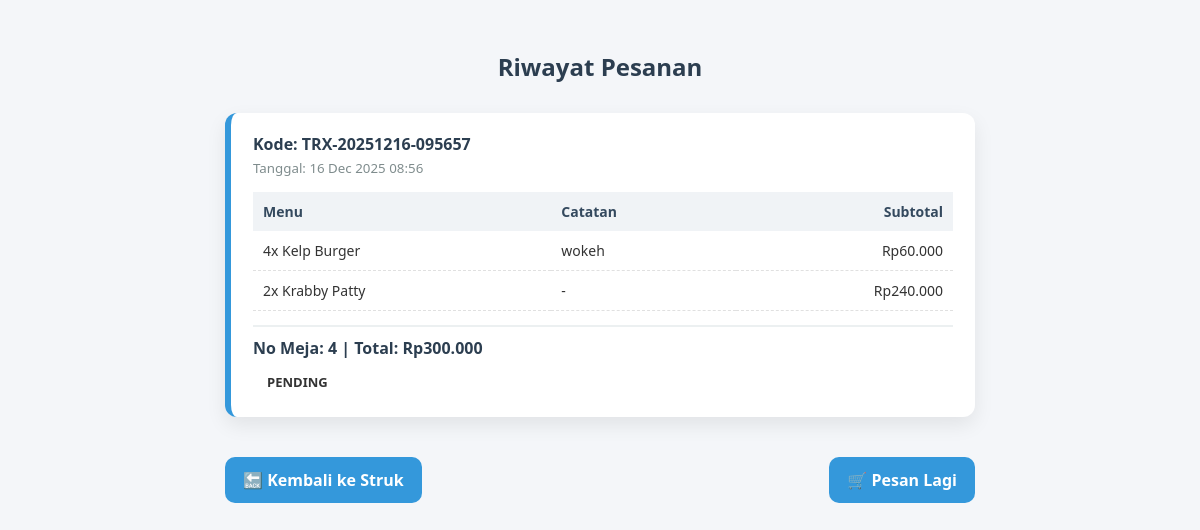
The page /history.php (signed in) on the database as committed earlier.
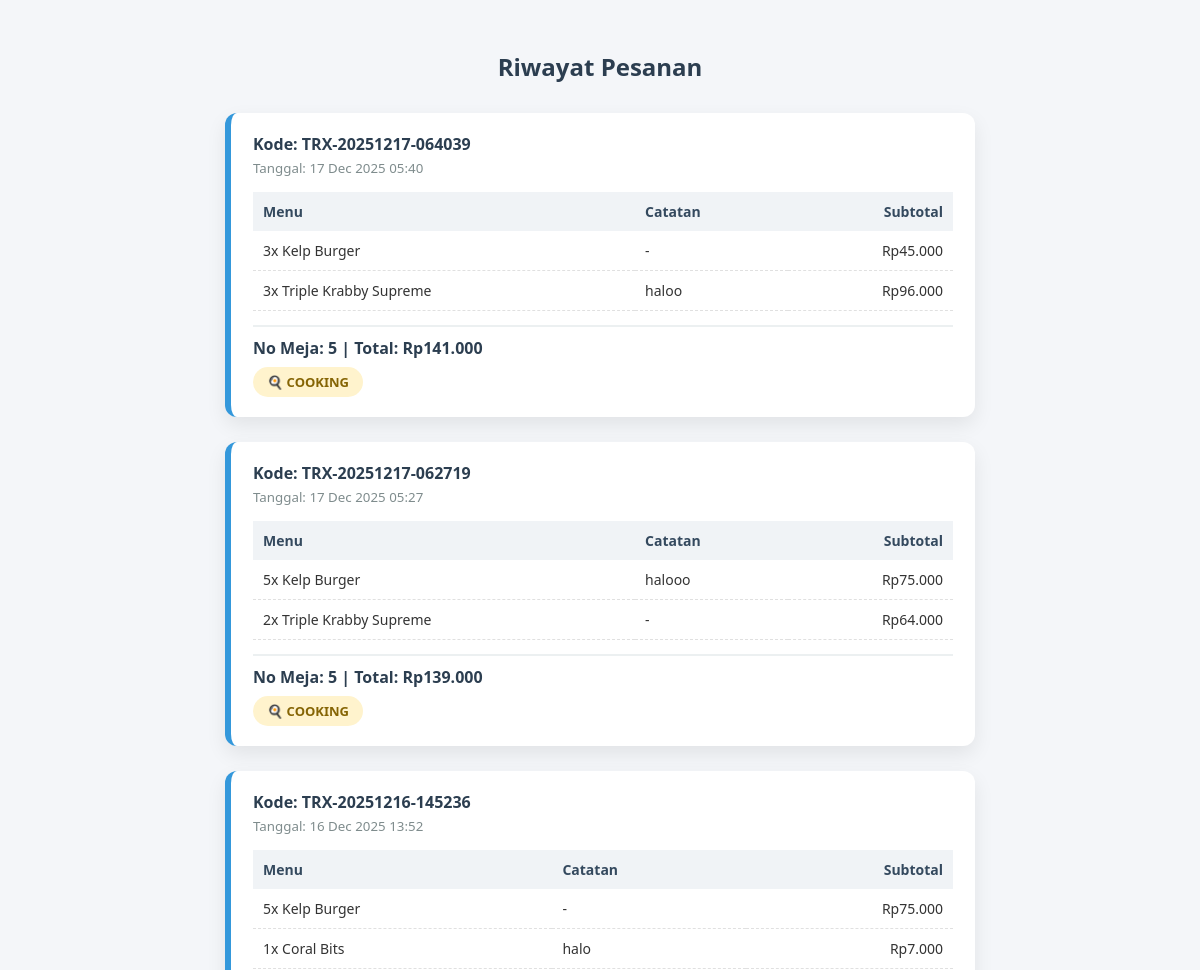
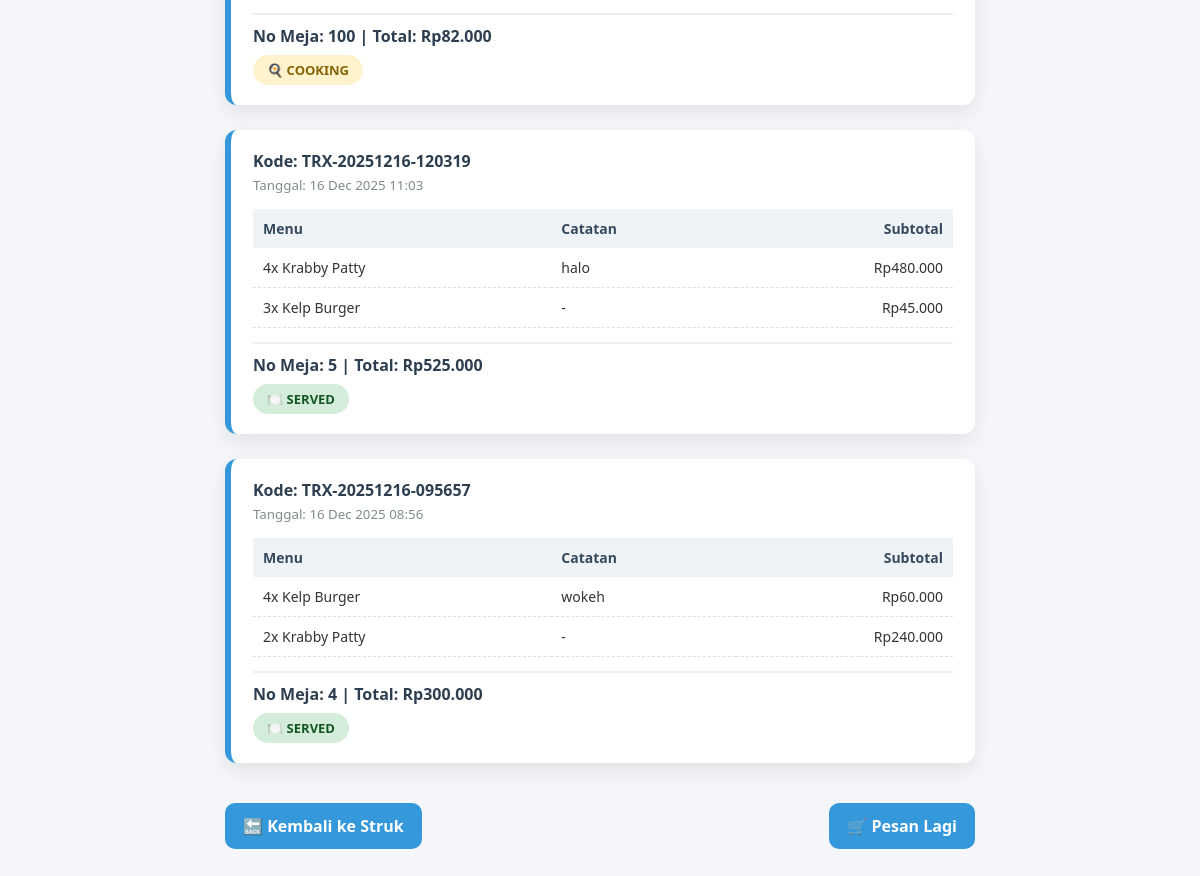
The same page on the database as committed later (2 pictures, top to bottom).
### tables this page shows
CREATE TABLE `kelola_pesanan` (
  `id_pesanan` int(11) NOT NULL,
  `id_transaksi` int(11) NOT NULL,
  `no_meja` int(11) NOT NULL,
  `item` text NOT NULL,
  `waktu` timestamp NOT NULL DEFAULT current_timestamp(),
  `status` enum('PENDING','COOKING','READY','SERVED') NOT NULL DEFAULT 'PENDING'
);

CREATE TABLE `transaksi` (
  `id_transaksi` int(11) NOT NULL,
  `id_akun` int(11) NOT NULL,
  `username` varchar(50) NOT NULL,
  `kode_transaksi` varchar(30) NOT NULL,
  `total_belanja` decimal(10,2) NOT NULL DEFAULT 0.00,
  `status_transaksi` enum('PENDING','SELESAI','BATAL') NOT NULL DEFAULT 'PENDING',
  `created_at` timestamp NOT NULL DEFAULT current_timestamp()
);

CREATE TABLE `detail_transaksi` (
  `id_detail` int(11) NOT NULL,
  `id_transaksi` int(11) NOT NULL,
  `id_menu` int(11) NOT NULL,
  `no_meja` int(11) DEFAULT NULL,
  `jumlah` int(11) NOT NULL,
  `catatan` text DEFAULT NULL,
  `harga_satuan` decimal(10,2) NOT NULL,
  `subtotal` decimal(10,2) NOT NULL
);

CREATE TABLE `menu` (
  `id_menu` int(11) NOT NULL,
  `nama_menu` varchar(100) NOT NULL,
  `tipe` enum('MAIN_COURSE','APPETIZER','DRINK','DESSERT') NOT NULL,
  `harga_menu` decimal(10,2) NOT NULL,
  `jumlah_stock` int(11) NOT NULL DEFAULT 0,
  `is_aktif` tinyint(1) NOT NULL DEFAULT 1,
  `created_at` timestamp NOT NULL DEFAULT current_timestamp()
);

### history.php (the view, shortened to what this page needs)
<?php
require 'koneksi.php';
$id_akun = $_SESSION['id_akun'];
$sql = "
  SELECT
    t.id_transaksi,
    t.kode_transaksi,
    t.total_belanja,
    t.username,
    t.created_at,
    kp.no_meja,
    kp.status
  FROM transaksi t
  JOIN kelola_pesanan kp ON t.id_transaksi = kp.id_transaksi
  WHERE t.id_akun = ?
  ORDER BY t.id_transaksi DESC
";
$stmt = mysqli_prepare($conn, $sql);
mysqli_stmt_bind_param($stmt, "i", $id_akun);
mysqli_stmt_execute($stmt);
$res = mysqli_stmt_get_result($stmt);
?>
<!DOCTYPE html>
<html lang="id">
<head>
  <link rel="stylesheet" href="history.css">
</head>
<body>
<h2>Riwayat Pesanan</h2>
<?php while ($trx = mysqli_fetch_assoc($res)): ?>
  <?php
    $statusRaw   = trim($trx['status']);
    $statusClass = strtolower($statusRaw);
  ?>
  <div class="struk">
    <div class="title">
      Kode: <?= htmlspecialchars($trx['kode_transaksi']) ?>
      <br>
      <small>
        Tanggal: <?= date('d M Y H:i', strtotime($trx['created_at'])) ?>
      </small>
    </div>
    <table>
      <tr>
        <th>Menu</th>
        <th>Catatan</th>
        <th>Subtotal</th>
      </tr>
      <?php
      $q = "
        SELECT dt.jumlah, m.nama_menu, dt.catatan, dt.subtotal
        FROM detail_transaksi dt
        JOIN menu m ON dt.id_menu = m.id_menu
        WHERE dt.id_transaksi = ?
      ";
      $stmtDtl = mysqli_prepare($conn, $q);
      mysqli_stmt_bind_param($stmtDtl, "i", $trx['id_transaksi']);
      mysqli_stmt_execute($stmtDtl);
      $resDtl = mysqli_stmt_get_result($stmtDtl);
      while ($item = mysqli_fetch_assoc($resDtl)):
      ?>
        <tr>
          <td><?= $item['jumlah'] ?>x <?= htmlspecialchars($item['nama_menu']) ?></td>
          <td><?= $item['catatan'] ? htmlspecialchars($item['catatan']) : '-' ?></td>
          <td>Rp<?= number_format($item['subtotal'], 0, ',', '.') ?></td>
        </tr>
      <?php endwhile; ?>
    </table>
    <div class="total-row">
      No Meja: <?= $trx['no_meja'] ?> |
      Total: Rp<?= number_format($trx['total_belanja'], 0, ',', '.') ?>
    </div>
    <div class="status <?= $statusClass ?>">
      <?php if ($statusClass === 'cooking'): ?>🍳<?php endif; ?>
      <?php if ($statusClass === 'served'): ?>🍽️<?php endif; ?>
      <?= strtoupper($statusRaw) ?>
    </div>
  </div>
<?php endwhile; ?>
<div class="buttons">
  <a href="wait.php">🔙 Kembali ke Struk</a>
  <a href="customer_menu.php">🛒 Pesan Lagi</a>
</div>
</body>
</html>

Rows that differ between the two databases and show on the page:
added kelola_pesanan: id_transaksi.kode_transaksi "TRX-20251217-064039", id_transaksi.created_at "17 Dec 2025 05:40", no_meja "5", id_transaksi.total_belanja "141.000", status "COOKING"
added detail_transaksi: jumlah "3", id_menu.nama_menu "Kelp Burger", subtotal "45.000", shown under "TRX-20251217-064039"
added detail_transaksi: jumlah "3", id_menu.nama_menu "Triple Krabby Supreme", catatan "haloo", subtotal "96.000", shown under "TRX-20251217-064039"
added kelola_pesanan: id_transaksi.kode_transaksi "TRX-20251217-062719", id_transaksi.created_at "17 Dec 2025 05:27", no_meja "5", id_transaksi.total_belanja "139.000", status "COOKING"
added detail_transaksi: jumlah "5", id_menu.nama_menu "Kelp Burger", catatan "halooo", subtotal "75.000", shown under "TRX-20251217-062719"
added detail_transaksi: jumlah "2", id_menu.nama_menu "Triple Krabby Supreme", subtotal "64.000", shown under "TRX-20251217-062719"
added kelola_pesanan: id_transaksi.kode_transaksi "TRX-20251216-145236", id_transaksi.created_at "16 Dec 2025 13:52", no_meja "100", id_transaksi.total_belanja "82.000", status "COOKING"
added detail_transaksi: jumlah "5", id_menu.nama_menu "Kelp Burger", subtotal "75.000", shown under "TRX-20251216-145236"
added detail_transaksi: jumlah "1", id_menu.nama_menu "Coral Bits", catatan "halo", subtotal "7.000", shown under "TRX-20251216-145236"
added kelola_pesanan: id_transaksi.kode_transaksi "TRX-20251216-120319", id_transaksi.created_at "16 Dec 2025 11:03", no_meja "5", id_transaksi.total_belanja "525.000", status "SERVED"
added detail_transaksi: jumlah "4", id_menu.nama_menu "Krabby Patty", catatan "halo", subtotal "480.000", shown under "TRX-20251216-120319"
added detail_transaksi: jumlah "3", id_menu.nama_menu "Kelp Burger", subtotal "45.000", shown under "TRX-20251216-120319"
changed kelola_pesanan "TRX-20251216-095657": status "PENDING" → "SERVED"; now shows "🍽️"
